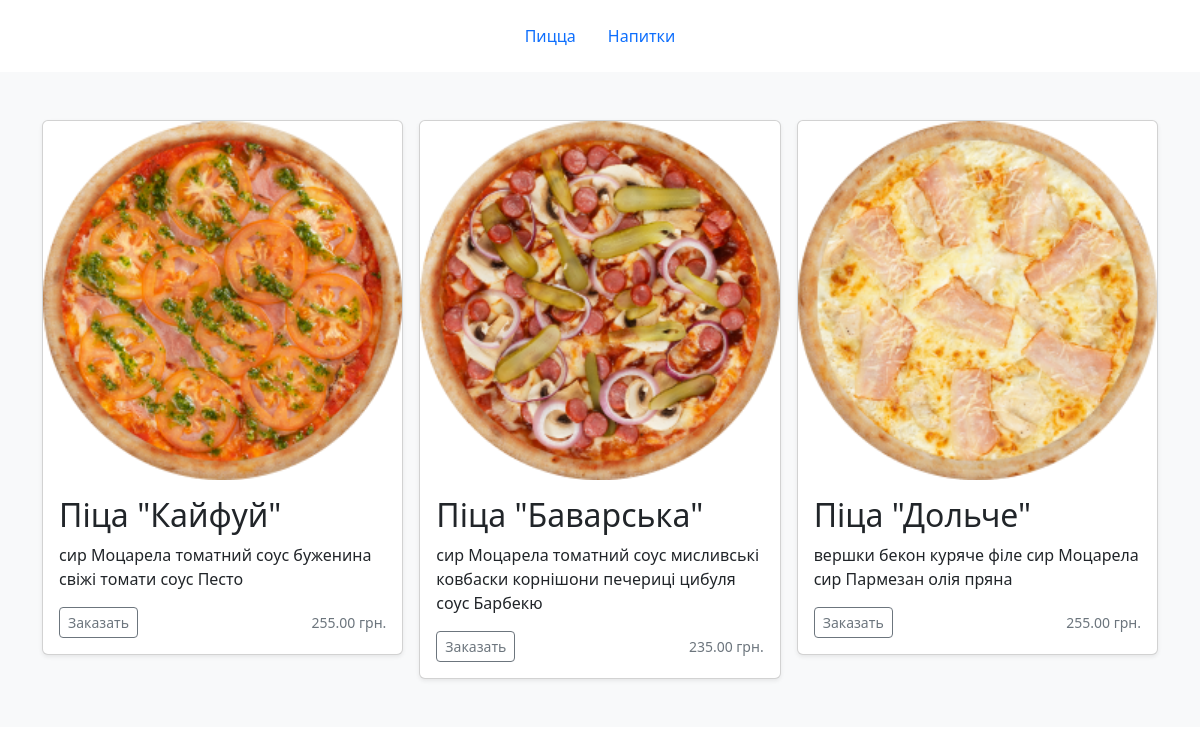
The page /1 on the database its author committed.
### menu/models.py (models this page shows, shortened)
class Product(models.Model):
    name = models.CharField(max_length=20, db_index=True, verbose_name='Название')
    def __str__(self):
        return self.name

class Pizza(models.Model):
    name = models.CharField(max_length=30)
    ingredients = models.ManyToManyField('Ingredients')
    price = models.DecimalField (max_digits=5, decimal_places=2)
    weight = models.PositiveIntegerField()
    image = models.ImageField(upload_to='menu/static', blank=True)
    product = models.ForeignKey('Product', on_delete=models.CASCADE)
    class Meta:
        verbose_name_plural = 'Пицца'
        verbose_name = 'Пицца'

class Ingredients(models.Model):
    name = models.CharField(max_length=30, unique=True)
    class Meta:
        verbose_name_plural = 'Ингридиенты'
        verbose_name = 'Ингридиенты'

### menu/views.py (the view)
# urls.py: path('<int:id_product>', get_all_product, name='by_product'),
def get_all_product(request, id_product):
    if id_product == 1:
        pizzas = Pizza.objects.all()
        products = Product.objects.all()
        current_product = Product.objects.get(pk=id_product)
        context = {'objects': pizzas, 'products': products, 'current_product': current_product}
        return render(request, 'product.html', context)
    elif id_product == 2:
        drinks =  Drink.objects.all()
        products = Product.objects.all()
        current_product = Product.objects.get(pk=id_product)
        context = {'objects': drinks, 'products': products, 'current_product': current_product}
        return render(request, 'product.html', context)
    else:
        return HttpResponse('Product not found')

### menu/Templates/product.html (shortened to what this page needs)
{% extends 'index.html' %}
{% block content %}
    <div class="album py-5 bg-light">
        <div class="container">
            <div class="row row-cols-1 row-cols-sm-2 row-cols-md-3 g-3">
                {% for object in objects %}
                <div class="col">
                    <div class="card shadow-sm">
                        <img src="{{ object.image }}" alt="">
                        <div class="card-body">
                            <h2 class="fw-light">{{ object.name }}</h2>
                            <p class="card-text">
                                {% if current_product.id == 1 %}
                                {% for ingredient in object.ingredients.all %} {{ ingredient.name }} {% endfor %}
                                {% endif %}
                            </p>
                            <div class="d-flex justify-content-between align-items-center">
                                <div class="btn-group">
                                    <button type="button" class="btn btn-sm btn-outline-secondary">Заказать</button>
                                </div>
                                <small class="text-muted">{{ object.price }} грн.</small>
                            </div>
                        </div>
                    </div>
                </div>
                {% endfor %}
            </div>
        </div>
    </div>
{% endblock %}

### menu/Templates/index.html (shortened to what this page needs)
<!DOCTYPE html>
<html lang="en">
<head>
    <link href="https://cdn.jsdelivr.net/npm/bootstrap@5.2.0/dist/css/bootstrap.min.css" rel="stylesheet">
</head>
    <body>
        <header>
            <header class="d-flex justify-content-center py-3">
                <ul class="nav nav-pills">
                    {% for product in products %}
                    <li class="nav-item"><a href="{% url 'by_product' product.pk %}" class="nav-link">{{ product.name }}</a></li>
                    {% endfor %}
                </ul>
            </header>
        </header>
        {% block content %}
        {% endblock %}
        </body>
</html>

### rows shown on the page
Product: name "Пицца"
Product: name "Напитки"
Pizza: image (picture), name "Піца \"Кайфуй\"", price "255.00"
Ingredients: name "сир Моцарела"
Ingredients: name "томатний соус"
Ingredients: name "буженина"
Ingredients: name "свіжі томати"
Ingredients: name "соус Песто"
Pizza: image (picture), name "Піца \"Баварська\"", price "235.00"
Ingredients: name "мисливські ковбаски"
Ingredients: name "корнішони"
Ingredients: name "печериці"
Ingredients: name "цибуля"
Ingredients: name "соус Барбекю"
Pizza: image (picture), name "Піца \"Дольче\"", price "255.00"
Ingredients: name "вершки"
Ingredients: name "бекон"
Ingredients: name "куряче філе"
Ingredients: name "сир Пармезан"
Ingredients: name "олія пряна"
